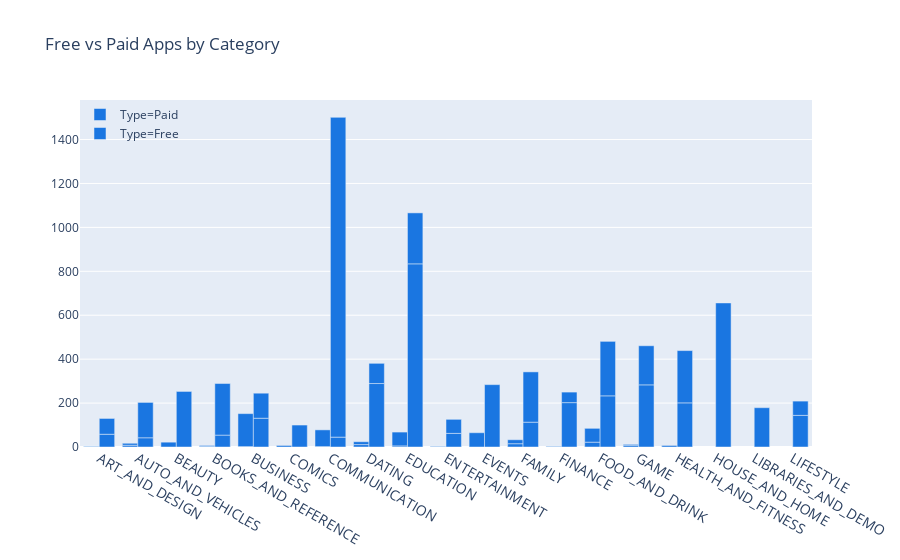

The notebook cell this image was saved under:
### Code cell
categories = df_free_vs_paid.Category
fig = go.Figure()
fig.add_trace(go.Bar(x =df_free_vs_paid.Category, y = paid_apps.App, name = "Type=Paid" , marker_color='rgb(26,118,225)'))
fig.add_trace(go.Bar(x =df_free_vs_paid.Category, y = free_apps.App, name = "Type=Free" , marker_color='rgb(26,118,225)'))

fig.update_layout(
                    title="Free vs Paid Apps by Category",
                    xaxis_tickfont_size=14, 
                    legend =dict( x=0, y=1.0, bgcolor='rgba(255,255,255,0)', bordercolor = 'rgba(255,255,255,0)'),
                    
          )
fig.show()

### Figure 1 — Plotly figure (JSON) as saved in the notebook; plotly's stock layout.template omitted (floating-point values rounded to 4 significant figures)
{"data": [{"marker": {"color": "rgb(26,118,225)"}, "name": "Type=Paid", "type": "bar", "x": ["ART_AND_DESIGN", "ART_AND_DESIGN", "AUTO_AND_VEHICLES", "AUTO_AND_VEHICLES", "BEAUTY", "BOOKS_AND_REFERENCE", "BOOKS_AND_REFERENCE", "BUSINESS", "BUSINESS", "COMICS", "COMMUNICATION", "COMMUNICATION", "DATING", "DATING", "EDUCATION", "EDUCATION", "ENTERTAINMENT", "ENTERTAINMENT", "EVENTS", "FAMILY", "FAMILY", "FINANCE", "FINANCE", "FOOD_AND_DRINK", "FOOD_AND_DRINK", "GAME", "GAME", "HEALTH_AND_FITNESS", "HEALTH_AND_FITNESS", "HOUSE_AND_HOME", "LIBRARIES_AND_DEMO", "LIFESTYLE", "LIFESTYLE", "MAPS_AND_NAVIGATION", "MAPS_AND_NAVIGATION", "MEDICAL", "MEDICAL", "NEWS_AND_MAGAZINES", "NEWS_AND_MAGAZINES", "PARENTING", "PARENTING", "PERSONALIZATION", "PERSONALIZATION", "PHOTOGRAPHY", "PHOTOGRAPHY", "PRODUCTIVITY", "PRODUCTIVITY", "SHOPPING", "SHOPPING", "SOCIAL", "SOCIAL", "SPORTS", "SPORTS", "TOOLS", "TOOLS", "TRAVEL_AND_LOCAL", "TRAVEL_AND_LOCAL", "VIDEO_PLAYERS", "VIDEO_PLAYERS", "WEATHER", "WEATHER"], "y": [3, 1, 8, 9, 22, 3, 4, 2, 150, 7, 2, 76, 11, 13, 5, 63, 2, 2, 65, 15, 18, 2, 2, 22, 63, 8, 4, 7]}, {"marker": {"color": "rgb(26,118,225)"}, "name": "Type=Free", "type": "bar", "x": ["ART_AND_DESIGN", "ART_AND_DESIGN", "AUTO_AND_VEHICLES", "AUTO_AND_VEHICLES", "BEAUTY", "BOOKS_AND_REFERENCE", "BOOKS_AND_REFERENCE", "BUSINESS", "BUSINESS", "COMICS", "COMMUNICATION", "COMMUNICATION", "DATING", "DATING", "EDUCATION", "EDUCATION", "ENTERTAINMENT", "ENTERTAINMENT", "EVENTS", "FAMILY", "FAMILY", "FINANCE", "FINANCE", "FOOD_AND_DRINK", "FOOD_AND_DRINK", "GAME", "GAME", "HEALTH_AND_FITNESS", "HEALTH_AND_FITNESS", "HOUSE_AND_HOME", "LIBRARIES_AND_DEMO", "LIFESTYLE", "LIFESTYLE", "MAPS_AND_NAVIGATION", "MAPS_AND_NAVIGATION", "MEDICAL", "MEDICAL", "NEWS_AND_MAGAZINES", "NEWS_AND_MAGAZINES", "PARENTING", "PARENTING", "PERSONALIZATION", "PERSONALIZATION", "PHOTOGRAPHY", "PHOTOGRAPHY", "PRODUCTIVITY", "PRODUCTIVITY", "SHOPPING", "SHOPPING", "SOCIAL", "SOCIAL", "SPORTS", "SPORTS", "TOOLS", "TOOLS", "TRAVEL_AND_LOCAL", "TRAVEL_AND_LOCAL", "VIDEO_PLAYERS", "VIDEO_PLAYERS", "WEATHER", "WEATHER"], "y": [58, 72, 42, 161, 253, 54, 235, 131, 114, 100, 45, 1456, 289, 92, 834, 232, 62, 64, 284, 113, 229, 202, 48, 233, 248, 283, 178, 201, 238, 656, 179, 144, 65]}], "layout": {"legend": {"bgcolor": "rgba(255,255,255,0)", "bordercolor": "rgba(255,255,255,0)", "x": 0, "y": 1}, "title": {"text": "Free vs Paid Apps by Category"}, "xaxis": {"tickfont": {"size": 14}}}}
